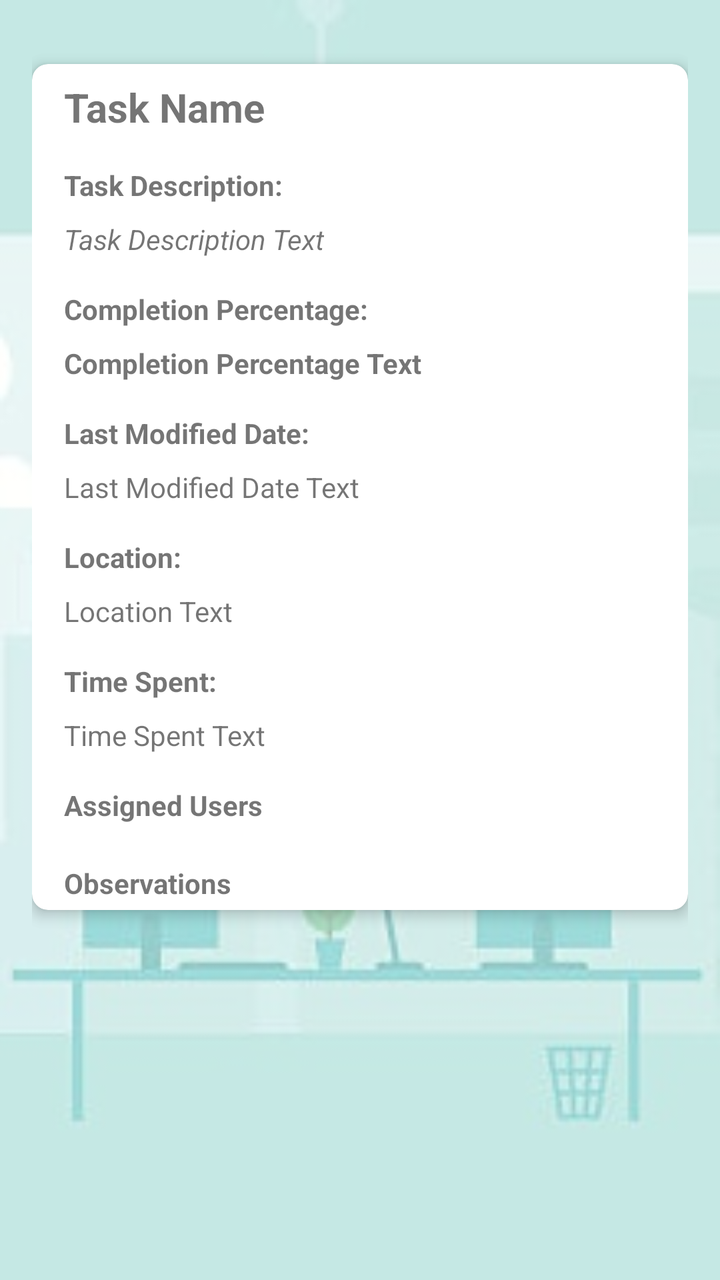
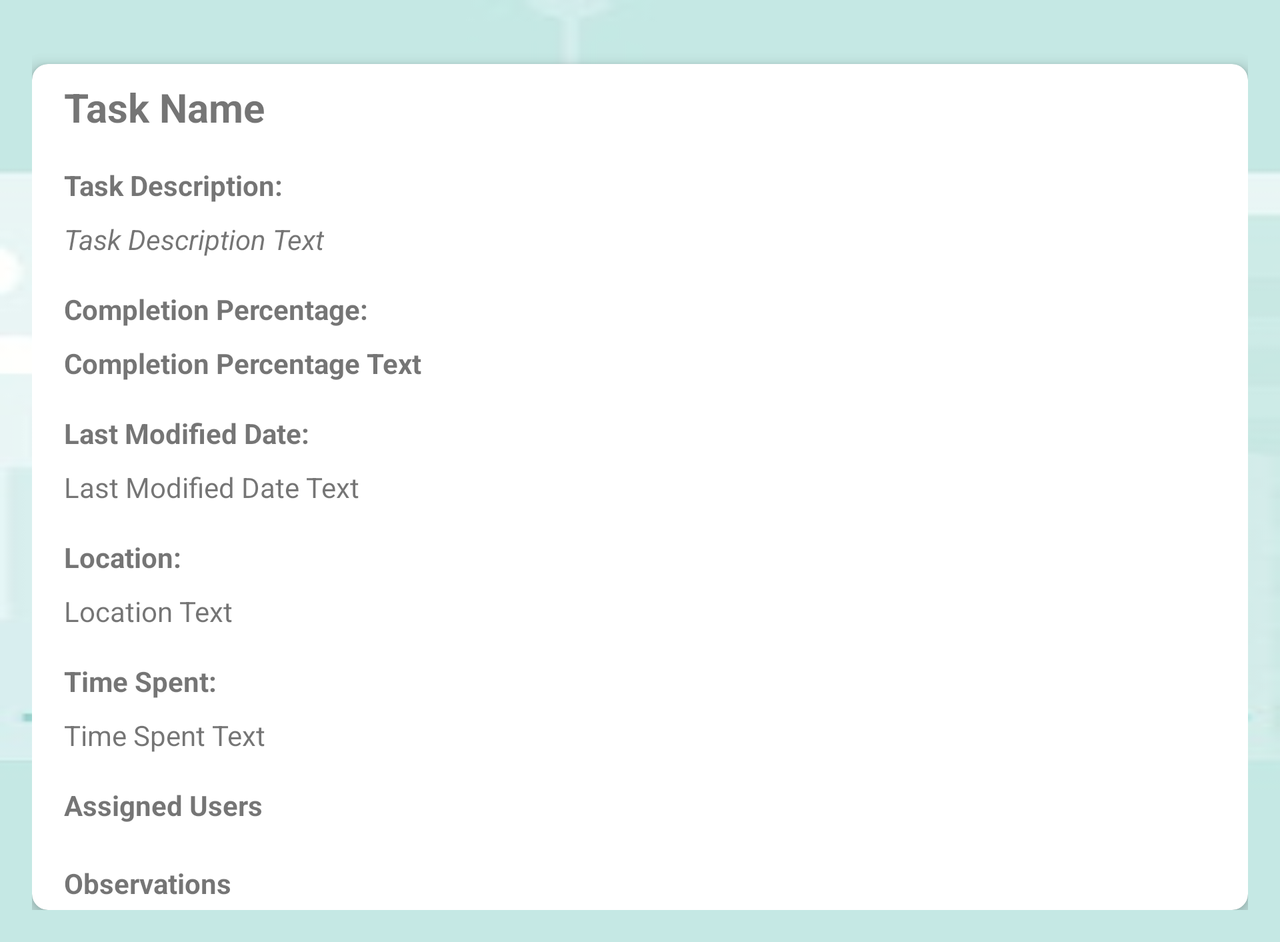

One screen, two layout resources from the same app: the default and the repository's alternative for another configuration. Each is rendered where Android would select it; the XML of both is given below.
<!-- AndroidManifest.xml: application theme Theme.ECGM.NoActionBar -->
<!-- res/layout/activity_finished_task.xml -->
<?xml version="1.0" encoding="utf-8"?>
<RelativeLayout xmlns:android="http://schemas.android.com/apk/res/android"
    xmlns:tools="http://schemas.android.com/tools"
    xmlns:app="http://schemas.android.com/apk/res-auto"
    android:layout_width="match_parent"
    android:layout_height="match_parent"
    android:padding="16dp">

    <androidx.cardview.widget.CardView
        android:layout_width="match_parent"
        android:layout_height="wrap_content"
        android:layout_marginTop="16dp"
        android:layout_alignParentTop="true"
        android:layout_centerHorizontal="true"
        android:padding="16dp"
        app:cardCornerRadius="8dp"
        app:cardElevation="4dp">

        <RelativeLayout
            android:layout_width="match_parent"
            android:layout_height="wrap_content">

            <TextView
                android:id="@+id/textViewTaskName"
                android:layout_width="wrap_content"
                android:layout_height="wrap_content"
                android:text="@string/task_name_finish"
                android:textSize="20sp"
                android:textStyle="bold"
                android:layout_marginTop="8dp"
                android:layout_alignParentTop="true"
                android:layout_alignStart="@id/textViewObservationsLabel" />

            <TextView
                android:id="@+id/textViewTaskDescriptionLabel"
                android:layout_width="wrap_content"
                android:layout_height="wrap_content"
                android:text="@string/task_description_finish"
                android:textStyle="bold"
                android:layout_below="@id/textViewTaskName"
                android:layout_marginTop="16dp"
                android:layout_marginStart="16dp" />

            <TextView
                android:id="@+id/textViewTaskDescription"
                android:layout_width="wrap_content"
                android:layout_height="wrap_content"
                android:text="@string/task_description_text_finish"
                android:layout_below="@id/textViewTaskDescriptionLabel"
                android:layout_marginTop="8dp"
                android:layout_marginStart="16dp"
                android:textStyle="italic" />

            <TextView
                android:id="@+id/textViewCompletionPercentageLabel"
                android:layout_width="wrap_content"
                android:layout_height="wrap_content"
                android:text="@string/completion_percentage_finish"
                android:textStyle="bold"
                android:layout_below="@id/textViewTaskDescription"
                android:layout_marginTop="16dp"
                android:layout_marginStart="16dp" />

            <TextView
                android:id="@+id/textViewCompletionPercentage"
                android:layout_width="wrap_content"
                android:layout_height="wrap_content"
                android:text="@string/completion_percentage_text_finish"
                android:layout_below="@id/textViewCompletionPercentageLabel"
                android:layout_marginTop="8dp"
                android:layout_marginStart="16dp"
                android:textStyle="bold" />

            <TextView
                android:id="@+id/textViewLastModifiedDateLabel"
                android:layout_width="wrap_content"
                android:layout_height="wrap_content"
                android:text="@string/last_modified_date_finish"
                android:textStyle="bold"
                android:layout_below="@id/textViewCompletionPercentage"
                android:layout_marginTop="16dp"
                android:layout_marginStart="16dp" />

            <TextView
                android:id="@+id/textViewLastModifiedDate"
                android:layout_width="wrap_content"
                android:layout_height="wrap_content"
                android:text="@string/last_modified_date_text_finish_finish"
                android:layout_below="@id/textViewLastModifiedDateLabel"
                android:layout_marginTop="8dp"
                android:layout_marginStart="16dp" />

            <TextView
                android:id="@+id/textViewLocationLabel"
                android:layout_width="wrap_content"
                android:layout_height="wrap_content"
                android:text="@string/location_finish"
                android:textStyle="bold"
                android:layout_below="@id/textViewLastModifiedDate"
                android:layout_marginTop="16dp"
                android:layout_marginStart="16dp" />

            <TextView
                android:id="@+id/textViewLocation"
                android:layout_width="wrap_content"
                android:layout_height="wrap_content"
                android:text="@string/location_text_finish_finish"
                android:layout_below="@id/textViewLocationLabel"
                android:layout_marginTop="8dp"
                android:layout_marginStart="16dp" />

            <TextView
                android:id="@+id/textViewTimeSpentLabel"
                android:layout_width="wrap_content"
                android:layout_height="wrap_content"
                android:text="@string/time_spent_finish"
                android:textStyle="bold"
                android:layout_below="@id/textViewLocation"
                android:layout_marginTop="16dp"
                android:layout_marginStart="16dp" />

            <TextView
                android:id="@+id/textViewTimeSpent"
                android:layout_width="wrap_content"
                android:layout_height="wrap_content"
                android:text="@string/time_spent_text_finish_finish"
                android:layout_below="@id/textViewTimeSpentLabel"
                android:layout_marginTop="8dp"
                android:layout_marginStart="16dp" />

            <TextView
                android:id="@+id/textViewAssignedUsersLabel"
                android:layout_width="wrap_content"
                android:layout_height="wrap_content"
                android:text="@string/assigned_users_finish"
                android:layout_below="@id/textViewTimeSpent"
                android:layout_marginTop="16dp"
                android:layout_marginStart="16dp"
                android:textStyle="bold" />

            <androidx.recyclerview.widget.RecyclerView
                android:id="@+id/recyclerViewUsers"
                android:layout_width="match_parent"
                android:layout_height="wrap_content"
                android:layout_below="@id/textViewAssignedUsersLabel"
                android:layout_marginTop="4dp"
                android:layout_marginStart="16dp"
                android:layout_marginEnd="16dp" />

            <TextView
                android:id="@+id/textViewObservationsLabel"
                android:layout_width="wrap_content"
                android:layout_height="wrap_content"
                android:text="@string/observations_finish"
                android:layout_below="@id/recyclerViewUsers"
                android:layout_marginTop="16dp"
                android:layout_marginStart="16dp"
                android:textStyle="bold" />

            <androidx.recyclerview.widget.RecyclerView
                android:id="@+id/recyclerViewObservations"
                android:layout_width="match_parent"
                android:layout_height="wrap_content"
                android:layout_below="@id/textViewObservationsLabel"
                android:layout_marginTop="4dp"
                android:layout_marginStart="16dp"
                android:layout_marginEnd="16dp" />

        </RelativeLayout>

    </androidx.cardview.widget.CardView>

</RelativeLayout>
<!-- resources referenced by this layout -->
<resources>
  <string name="assigned_users_finish">Assigned Users</string>
  <string name="completion_percentage_finish">Completion Percentage:</string>
  <string name="completion_percentage_text_finish">Completion Percentage Text</string>
  <string name="last_modified_date_finish">Last Modified Date:</string>
  <string name="last_modified_date_text_finish_finish">Last Modified Date Text</string>
  <string name="location_finish">Location:</string>
  <string name="location_text_finish_finish">Location Text</string>
  <string name="observations_finish">Observations</string>
  <string name="task_description_finish">Task Description:</string>
  <string name="task_description_text_finish">Task Description Text</string>
  <string name="task_name_finish">Task Name</string>
  <string name="time_spent_finish">Time Spent:</string>
  <string name="time_spent_text_finish_finish">Time Spent Text</string>
  <style name="Theme.ECGM.NoActionBar" parent="Theme.MaterialComponents.DayNight.NoActionBar">
          <item name="android:windowBackground">@drawable/bg</item>
      </style>
  <!-- drawable bg: png bitmap (drawable, 42504 bytes) -->
</resources>
<!-- res/layout-land/activity_finished_task.xml (the repository's variant of the layout above) -->
<!-- drawn on the phone turned sideways -->
<?xml version="1.0" encoding="utf-8"?>
<ScrollView xmlns:android="http://schemas.android.com/apk/res/android"
    xmlns:app="http://schemas.android.com/apk/res-auto"
    android:layout_width="match_parent"
    android:layout_height="match_parent">

    <RelativeLayout
        android:layout_width="match_parent"
        android:layout_height="wrap_content"
        android:padding="16dp">

        <androidx.cardview.widget.CardView
            android:layout_width="match_parent"
            android:layout_height="wrap_content"
            android:layout_marginTop="16dp"
            android:padding="16dp"
            app:cardCornerRadius="8dp"
            app:cardElevation="4dp">

            <RelativeLayout
                android:layout_width="match_parent"
                android:layout_height="wrap_content">

                <TextView
                    android:id="@+id/textViewTaskName"
                    android:layout_width="wrap_content"
                    android:layout_height="wrap_content"
                    android:text="@string/task_name_finish"
                    android:textSize="20sp"
                    android:textStyle="bold"
                    android:layout_marginTop="8dp"
                    android:layout_alignParentTop="true"
                    android:layout_alignStart="@id/textViewObservationsLabel" />

                <TextView
                    android:id="@+id/textViewTaskDescriptionLabel"
                    android:layout_width="wrap_content"
                    android:layout_height="wrap_content"
                    android:text="@string/task_description_finish"
                    android:textStyle="bold"
                    android:layout_below="@id/textViewTaskName"
                    android:layout_marginTop="16dp"
                    android:layout_marginStart="16dp" />

                <TextView
                    android:id="@+id/textViewTaskDescription"
                    android:layout_width="wrap_content"
                    android:layout_height="wrap_content"
                    android:text="@string/task_description_text_finish"
                    android:layout_below="@id/textViewTaskDescriptionLabel"
                    android:layout_marginTop="8dp"
                    android:layout_marginStart="16dp"
                    android:textStyle="italic" />

                <TextView
                    android:id="@+id/textViewCompletionPercentageLabel"
                    android:layout_width="wrap_content"
                    android:layout_height="wrap_content"
                    android:text="@string/completion_percentage_finish"
                    android:textStyle="bold"
                    android:layout_below="@id/textViewTaskDescription"
                    android:layout_marginTop="16dp"
                    android:layout_marginStart="16dp" />

                <TextView
                    android:id="@+id/textViewCompletionPercentage"
                    android:layout_width="wrap_content"
                    android:layout_height="wrap_content"
                    android:text="@string/completion_percentage_text_finish"
                    android:layout_below="@id/textViewCompletionPercentageLabel"
                    android:layout_marginTop="8dp"
                    android:layout_marginStart="16dp"
                    android:textStyle="bold" />

                <TextView
                    android:id="@+id/textViewLastModifiedDateLabel"
                    android:layout_width="wrap_content"
                    android:layout_height="wrap_content"
                    android:text="@string/last_modified_date_finish"
                    android:textStyle="bold"
                    android:layout_below="@id/textViewCompletionPercentage"
                    android:layout_marginTop="16dp"
                    android:layout_marginStart="16dp" />

                <TextView
                    android:id="@+id/textViewLastModifiedDate"
                    android:layout_width="wrap_content"
                    android:layout_height="wrap_content"
                    android:text="@string/last_modified_date_text_finish_finish"
                    android:layout_below="@id/textViewLastModifiedDateLabel"
                    android:layout_marginTop="8dp"
                    android:layout_marginStart="16dp" />

                <TextView
                    android:id="@+id/textViewLocationLabel"
                    android:layout_width="wrap_content"
                    android:layout_height="wrap_content"
                    android:text="@string/location_finish"
                    android:textStyle="bold"
                    android:layout_below="@id/textViewLastModifiedDate"
                    android:layout_marginTop="16dp"
                    android:layout_marginStart="16dp" />

                <TextView
                    android:id="@+id/textViewLocation"
                    android:layout_width="wrap_content"
                    android:layout_height="wrap_content"
                    android:text="@string/location_text_finish_finish"
                    android:layout_below="@id/textViewLocationLabel"
                    android:layout_marginTop="8dp"
                    android:layout_marginStart="16dp" />

                <TextView
                    android:id="@+id/textViewTimeSpentLabel"
                    android:layout_width="wrap_content"
                    android:layout_height="wrap_content"
                    android:text="@string/time_spent_finish"
                    android:textStyle="bold"
                    android:layout_below="@id/textViewLocation"
                    android:layout_marginTop="16dp"
                    android:layout_marginStart="16dp" />

                <TextView
                    android:id="@+id/textViewTimeSpent"
                    android:layout_width="wrap_content"
                    android:layout_height="wrap_content"
                    android:text="@string/time_spent_text_finish_finish"
                    android:layout_below="@id/textViewTimeSpentLabel"
                    android:layout_marginTop="8dp"
                    android:layout_marginStart="16dp" />

                <TextView
                    android:id="@+id/textViewAssignedUsersLabel"
                    android:layout_width="wrap_content"
                    android:layout_height="wrap_content"
                    android:text="@string/assigned_users_finish"
                    android:layout_below="@id/textViewTimeSpent"
                    android:layout_marginTop="16dp"
                    android:layout_marginStart="16dp"
                    android:textStyle="bold" />

                <androidx.recyclerview.widget.RecyclerView
                    android:id="@+id/recyclerViewUsers"
                    android:layout_width="match_parent"
                    android:layout_height="wrap_content"
                    android:layout_below="@id/textViewAssignedUsersLabel"
                    android:layout_marginTop="4dp"
                    android:layout_marginStart="16dp"
                    android:layout_marginEnd="16dp" />

                <TextView
                    android:id="@+id/textViewObservationsLabel"
                    android:layout_width="wrap_content"
                    android:layout_height="wrap_content"
                    android:text="@string/observations_finish"
                    android:layout_below="@id/recyclerViewUsers"
                    android:layout_marginTop="16dp"
                    android:layout_marginStart="16dp"
                    android:textStyle="bold" />

                <androidx.recyclerview.widget.RecyclerView
                    android:id="@+id/recyclerViewObservations"
                    android:layout_width="match_parent"
                    android:layout_height="wrap_content"
                    android:layout_below="@id/textViewObservationsLabel"
                    android:layout_marginTop="4dp"
                    android:layout_marginStart="16dp"
                    android:layout_marginEnd="16dp" />

            </RelativeLayout>

        </androidx.cardview.widget.CardView>

    </RelativeLayout>

</ScrollView>
